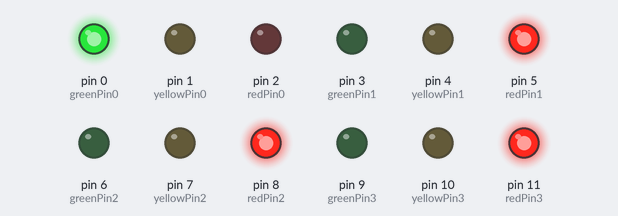
Recording of a sketch running on a simulated Arduino Uno, built with avr-gcc and run on an emulated ATmega328P. Shown: output pins drawn as LEDs (lit = HIGH).

Above: at 5.0 s.
At 12.9 s:
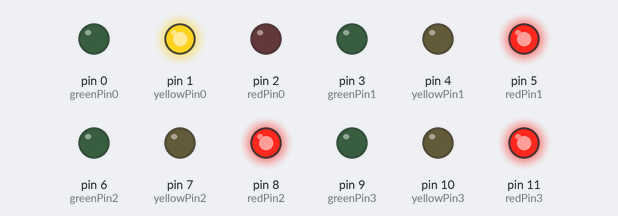
At 18.4 s:
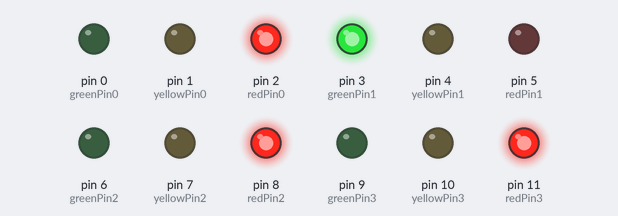
At 26.3 s:
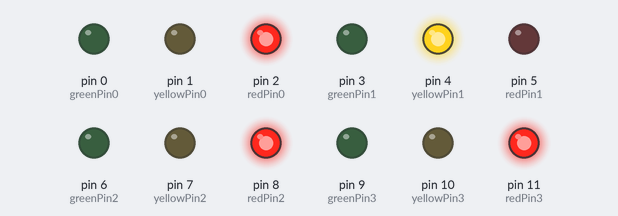
At 31.8 s:
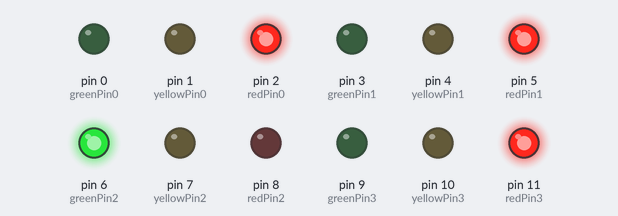
At 45.2 s:
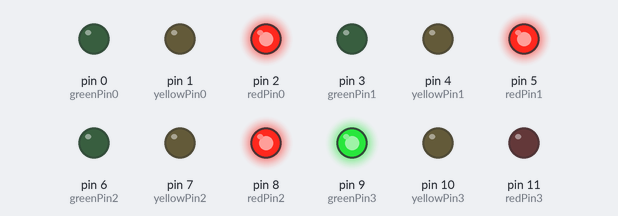
Timing chart, 0 to 61.6 s (numbered marks = the images above):
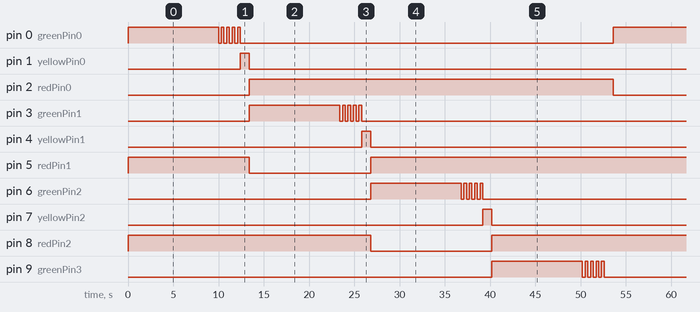

The sketch:

elsemafaro.ino
```cpp
int ledDelay = 10000;
int greenPin0 = 0;
int yellowPin0 = 1;
int redPin0 = 2;
int greenPin1 = 3;
int yellowPin1 = 4;
int redPin1 = 5;
int greenPin2 = 6;
int yellowPin2 = 7;
int redPin2 = 8;
int greenPin3 = 9;
int yellowPin3 = 10;
int redPin3 = 11;

void setup() {
pinMode(redPin0, OUTPUT);
pinMode(yellowPin0, OUTPUT);
pinMode(greenPin0, OUTPUT);
pinMode(redPin1, OUTPUT);
pinMode(yellowPin1, OUTPUT);
pinMode(greenPin1, OUTPUT);
pinMode(redPin2, OUTPUT);
pinMode(yellowPin2, OUTPUT);
pinMode(greenPin2, OUTPUT);
pinMode(redPin3, OUTPUT);
pinMode(yellowPin3, OUTPUT);
pinMode(greenPin3, OUTPUT);

}

void loop() {

digitalWrite(redPin1,HIGH);
digitalWrite(redPin2,HIGH);
digitalWrite(redPin3,HIGH);
//SEMAFORO 0
  // turn the red light on
digitalWrite(greenPin0, HIGH);
delay(ledDelay); // wait 5 seconds
digitalWrite(greenPin0, LOW);
delay(300); // wait 5 seconds
digitalWrite(greenPin0, HIGH);
delay(300);
digitalWrite(greenPin0, LOW);
delay(300); // wait 5 seconds
digitalWrite(greenPin0, HIGH);
delay(300);
digitalWrite(greenPin0, LOW);
delay(300); // wait 5 seconds
digitalWrite(greenPin0, HIGH);
delay(300);
digitalWrite(greenPin0, LOW);
delay(300); // wait 5 seconds
digitalWrite(greenPin0, HIGH);
delay(300);
digitalWrite(greenPin0,LOW);
//Connect it up
digitalWrite(yellowPin0, HIGH); // turn on yellow
delay(1000); // wait 2 seconds
digitalWrite(greenPin0, LOW); // turn green on
digitalWrite(redPin0, HIGH); // turn red off
digitalWrite(yellowPin0, LOW); // turn yellow off
//delay(ledDelay);
digitalWrite(greenPin0, LOW); // turn green on
digitalWrite(redPin0, HIGH); // turn red off SE QUEDA EN ROJO EL SEMAFORO 1
digitalWrite(yellowPin0, LOW); // turn yellow off
  digitalWrite(redPin1,LOW);
//SEMAFORO 1
  // turn the red light on
digitalWrite(greenPin1, HIGH);
delay(ledDelay); // wait 5 seconds
digitalWrite(greenPin1, LOW);
delay(300); // wait 5 seconds
digitalWrite(greenPin1, HIGH);
delay(300);
digitalWrite(greenPin1, LOW);
delay(300); // wait 5 seconds
digitalWrite(greenPin1, HIGH);
delay(300);
digitalWrite(greenPin1, LOW);
delay(300); // wait 5 seconds
digitalWrite(greenPin1, HIGH);
delay(300);
digitalWrite(greenPin1, LOW);
delay(300); // wait 5 seconds
digitalWrite(greenPin1, HIGH);
delay(300);
digitalWrite(greenPin1,LOW);
//Connect it up
digitalWrite(yellowPin1, HIGH); // turn on yellow
delay(1000); // wait 2 seconds
digitalWrite(greenPin1, LOW); // turn green on
digitalWrite(redPin1, HIGH); // turn red off
digitalWrite(yellowPin1, LOW); // turn yellow off
//delay(ledDelay);
digitalWrite(greenPin1, LOW); // turn green on
digitalWrite(redPin1, HIGH); // turn red off SE QUEDA EN ROJO EL SEMAFORO 1
digitalWrite(yellowPin1, LOW); // turn yellow off
//SEMAFORO 2
  // turn the red light on
  digitalWrite(redPin2,LOW);
digitalWrite(greenPin2, HIGH);
delay(ledDelay); // wait 5 seconds
digitalWrite(greenPin2, LOW);
delay(300); // wait 5 seconds
digitalWrite(greenPin2, HIGH);
delay(300);
digitalWrite(greenPin2, LOW);
delay(300); // wait 5 seconds
digitalWrite(greenPin2, HIGH);
delay(300);
digitalWrite(greenPin2, LOW);
delay(300); // wait 5 seconds
digitalWrite(greenPin2, HIGH);
delay(300);
digitalWrite(greenPin2, LOW);
delay(300); // wait 5 seconds
digitalWrite(greenPin2, HIGH);
delay(300);
digitalWrite(greenPin2,LOW);
//Connect it up
digitalWrite(yellowPin2, HIGH); // turn on yellow
delay(1000); // wait 2 seconds
digitalWrite(greenPin2, LOW); // turn green on
digitalWrite(redPin1, HIGH); // turn red off
digitalWrite(yellowPin2, LOW); // turn yellow off
//delay(ledDelay);
digitalWrite(greenPin2, LOW); // turn green on
digitalWrite(redPin2, HIGH); // turn red off SE QUEDA EN ROJO EL SEMAFORO 1
digitalWrite(yellowPin2, LOW); // turn yellow off
//SEMAFORO 3
  // turn the red light on
  digitalWrite(redPin3,LOW);
digitalWrite(greenPin3, HIGH);
delay(ledDelay); // wait 5 seconds
digitalWrite(greenPin3, LOW);
delay(300); // wait 5 seconds
digitalWrite(greenPin3, HIGH);
delay(300);
digitalWrite(greenPin3, LOW);
delay(300); // wait 5 seconds
digitalWrite(greenPin3, HIGH);
delay(300);
digitalWrite(greenPin3, LOW);
delay(300); // wait 5 seconds
digitalWrite(greenPin3, HIGH);
delay(300);
digitalWrite(greenPin3, LOW);
delay(300); // wait 5 seconds
digitalWrite(greenPin3, HIGH);
delay(300);
digitalWrite(greenPin3,LOW);
//Connect it up
digitalWrite(yellowPin3, HIGH); // turn on yellow
delay(1000); // wait 2 seconds
digitalWrite(greenPin3, LOW); // turn green on
digitalWrite(redPin3, HIGH); // turn red off
digitalWrite(yellowPin3, LOW); // turn yellow off
//delay(ledDelay);
digitalWrite(greenPin1, LOW); // turn green on
digitalWrite(redPin1, LOW); // turn red off SE QUEDA EN ROJO EL SEMAFORO 1
digitalWrite(yellowPin1, LOW); // turn yellow off
digitalWrite(redPin0, LOW);
digitalWrite(redPin1, LOW);
digitalWrite(redPin2, LOW);
}
```

Measured:
- by itself, pin 0 (greenPin0): repeats every 53.6 s: 4 × (LOW 0.30 s, HIGH 0.30 s), LOW 41.2 s, HIGH 10.0 s
- by itself, pin 1 (yellowPin0), pin 4 (yellowPin1), pin 7 (yellowPin2), pin 10 (yellowPin3): alternates HIGH for 1.0 s and LOW for 52.6 s
- by itself, pin 2 (redPin0), pin 11 (redPin3): alternates HIGH for 40.2 s and LOW for 13.4 s
- by itself, pin 5 (redPin1): repeats every 53.6 s: LOW 13.4 s, HIGH 40.2 s
- by itself, pin 8 (redPin2): goes HIGH 26.8 s, LOW 13.4 s, HIGH 40.2 s, LOW 13.4 s, then HIGH
- by itself, pin 3 (greenPin1): goes HIGH 10.0 s, 4 × (LOW 0.30 s, HIGH 0.30 s), LOW 41.2 s, HIGH 10.0 s, 4 × (LOW 0.30 s, HIGH 0.30 s), LOW 41.2 s, then HIGH
- by itself, pin 6 (greenPin2), pin 9 (greenPin3): goes HIGH 10.0 s, 4 × (LOW 0.30 s, HIGH 0.30 s), LOW 41.2 s, HIGH 10.0 s, 4 × (LOW 0.30 s, HIGH 0.30 s), then LOW
